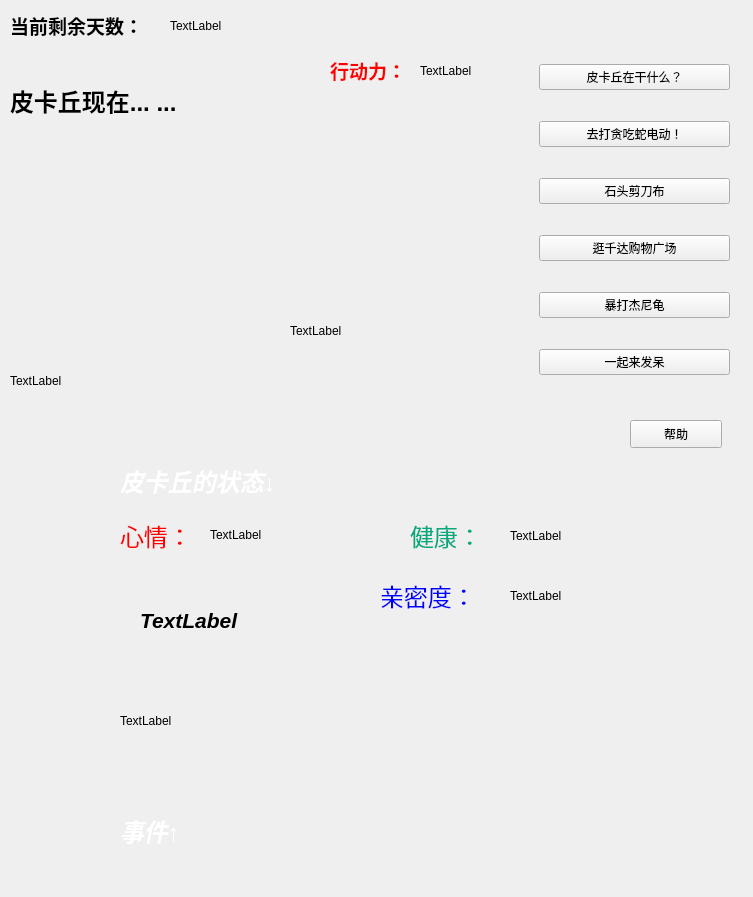
<?xml version="1.0" encoding="UTF-8"?>
<ui version="4.0">
 <class>mainpart</class>
 <widget class="QMainWindow" name="mainpart">
  <property name="geometry">
   <rect>
    <x>0</x>
    <y>0</y>
    <width>753</width>
    <height>897</height>
   </rect>
  </property>
  <property name="windowTitle">
   <string>MainWindow</string>
  </property>
  <property name="styleSheet">
   <string notr="true">#mainpart { 
border-image: url(:/mainwindow/picture/backgtound.png); 
} 
#mainpart * { 
border-image:url();}</string>
  </property>
  <widget class="QWidget" name="centralwidget">
   <widget class="QLabel" name="label">
    <property name="geometry">
     <rect>
      <x>0</x>
      <y>0</y>
      <width>751</width>
      <height>41</height>
     </rect>
    </property>
    <property name="text">
     <string>&lt;html&gt;&lt;head/&gt;&lt;body&gt;&lt;p&gt;&lt;img src=&quot;:/mainwindow/picture/white.jpg&quot;/&gt;&lt;/p&gt;&lt;/body&gt;&lt;/html&gt;</string>
    </property>
   </widget>
   <widget class="QLabel" name="label_2">
    <property name="geometry">
     <rect>
      <x>10</x>
      <y>10</y>
      <width>241</width>
      <height>31</height>
     </rect>
    </property>
    <property name="text">
     <string>&lt;html&gt;&lt;head/&gt;&lt;body&gt;&lt;p&gt;&lt;span style=&quot; font-size:14pt; font-weight:600;&quot;&gt;当前剩余天数：&lt;/span&gt;&lt;/p&gt;&lt;/body&gt;&lt;/html&gt;</string>
    </property>
   </widget>
   <widget class="QLabel" name="label_3">
    <property name="geometry">
     <rect>
      <x>170</x>
      <y>0</y>
      <width>72</width>
      <height>51</height>
     </rect>
    </property>
    <property name="text">
     <string>TextLabel</string>
    </property>
   </widget>
   <widget class="QLabel" name="label_4">
    <property name="geometry">
     <rect>
      <x>0</x>
      <y>20</y>
      <width>521</width>
      <height>401</height>
     </rect>
    </property>
    <property name="text">
     <string>&lt;html&gt;&lt;head/&gt;&lt;body&gt;&lt;p&gt;&lt;img src=&quot;:/mainwindow/picture/dayly.png&quot;/&gt;&lt;/p&gt;&lt;/body&gt;&lt;/html&gt;</string>
    </property>
   </widget>
   <widget class="QLabel" name="label_5">
    <property name="geometry">
     <rect>
      <x>330</x>
      <y>0</y>
      <width>451</width>
      <height>41</height>
     </rect>
    </property>
    <property name="text">
     <string>&lt;html&gt;&lt;head/&gt;&lt;body&gt;&lt;p&gt;&lt;img src=&quot;:/mainwindow/picture/white.jpg&quot;/&gt;&lt;/p&gt;&lt;/body&gt;&lt;/html&gt;</string>
    </property>
   </widget>
   <widget class="QLabel" name="label_6">
    <property name="geometry">
     <rect>
      <x>10</x>
      <y>60</y>
      <width>201</width>
      <height>81</height>
     </rect>
    </property>
    <property name="text">
     <string>&lt;html&gt;&lt;head/&gt;&lt;body&gt;&lt;p&gt;&lt;span style=&quot; font-size:18pt; font-weight:600;&quot;&gt;皮卡丘现在... ...&lt;/span&gt;&lt;/p&gt;&lt;/body&gt;&lt;/html&gt;</string>
    </property>
   </widget>
   <widget class="QLabel" name="label_7">
    <property name="geometry">
     <rect>
      <x>10</x>
      <y>360</y>
      <width>471</width>
      <height>41</height>
     </rect>
    </property>
    <property name="text">
     <string>TextLabel</string>
    </property>
   </widget>
   <widget class="QWidget" name="verticalLayoutWidget">
    <property name="geometry">
     <rect>
      <x>539</x>
      <y>39</y>
      <width>191</width>
      <height>361</height>
     </rect>
    </property>
    <layout class="QVBoxLayout" name="verticalLayout">
     <item>
      <widget class="QPushButton" name="pushButton_3">
       <property name="styleSheet">
        <string notr="true">image: url(:/mainwindow/picture/timg.jpg);</string>
       </property>
       <property name="text">
        <string>皮卡丘在干什么？</string>
       </property>
      </widget>
     </item>
     <item>
      <widget class="QPushButton" name="pushButton_4">
       <property name="text">
        <string>去打贪吃蛇电动！</string>
       </property>
      </widget>
     </item>
     <item>
      <widget class="QPushButton" name="pushButton_5">
       <property name="text">
        <string>石头剪刀布</string>
       </property>
      </widget>
     </item>
     <item>
      <widget class="QPushButton" name="pushButton_6">
       <property name="text">
        <string>逛千达购物广场</string>
       </property>
      </widget>
     </item>
     <item>
      <widget class="QPushButton" name="pushButton_2">
       <property name="text">
        <string>暴打杰尼龟</string>
       </property>
      </widget>
     </item>
     <item>
      <widget class="QPushButton" name="pushButton">
       <property name="text">
        <string>一起来发呆</string>
       </property>
      </widget>
     </item>
    </layout>
   </widget>
   <widget class="QLabel" name="label_8">
    <property name="geometry">
     <rect>
      <x>120</x>
      <y>490</y>
      <width>541</width>
      <height>331</height>
     </rect>
    </property>
    <property name="text">
     <string>&lt;html&gt;&lt;head/&gt;&lt;body&gt;&lt;p&gt;&lt;img src=&quot;:/mainwindow/picture/back.jpg&quot;/&gt;&lt;/p&gt;&lt;/body&gt;&lt;/html&gt;</string>
    </property>
   </widget>
   <widget class="QLabel" name="label_9">
    <property name="geometry">
     <rect>
      <x>330</x>
      <y>50</y>
      <width>81</width>
      <height>41</height>
     </rect>
    </property>
    <property name="text">
     <string>&lt;html&gt;&lt;head/&gt;&lt;body&gt;&lt;p&gt;&lt;span style=&quot; font-size:14pt; font-weight:600; color:#ff0000;&quot;&gt;行动力：&lt;/span&gt;&lt;/p&gt;&lt;/body&gt;&lt;/html&gt;</string>
    </property>
   </widget>
   <widget class="QLabel" name="label_10">
    <property name="geometry">
     <rect>
      <x>420</x>
      <y>60</y>
      <width>72</width>
      <height>21</height>
     </rect>
    </property>
    <property name="text">
     <string>TextLabel</string>
    </property>
   </widget>
   <widget class="QLabel" name="label_11">
    <property name="geometry">
     <rect>
      <x>120</x>
      <y>450</y>
      <width>211</width>
      <height>61</height>
     </rect>
    </property>
    <property name="text">
     <string>&lt;html&gt;&lt;head/&gt;&lt;body&gt;&lt;p&gt;&lt;span style=&quot; font-size:18pt; font-weight:600; font-style:italic; color:#ffffff;&quot;&gt;皮卡丘的状态↓&lt;/span&gt;&lt;/p&gt;&lt;/body&gt;&lt;/html&gt;</string>
    </property>
   </widget>
   <widget class="QLabel" name="label_12">
    <property name="geometry">
     <rect>
      <x>120</x>
      <y>510</y>
      <width>91</width>
      <height>51</height>
     </rect>
    </property>
    <property name="text">
     <string>&lt;html&gt;&lt;head/&gt;&lt;body&gt;&lt;p&gt;&lt;span style=&quot; font-size:18pt; color:#ff0000;&quot;&gt;心情：&lt;/span&gt;&lt;/p&gt;&lt;/body&gt;&lt;/html&gt;</string>
    </property>
   </widget>
   <widget class="QLabel" name="label_13">
    <property name="geometry">
     <rect>
      <x>210</x>
      <y>514</y>
      <width>91</width>
      <height>41</height>
     </rect>
    </property>
    <property name="text">
     <string>TextLabel</string>
    </property>
   </widget>
   <widget class="QPushButton" name="pushButton_7">
    <property name="geometry">
     <rect>
      <x>630</x>
      <y>420</y>
      <width>92</width>
      <height>28</height>
     </rect>
    </property>
    <property name="text">
     <string>帮助</string>
    </property>
   </widget>
   <widget class="QLabel" name="label_14">
    <property name="geometry">
     <rect>
      <x>410</x>
      <y>510</y>
      <width>111</width>
      <height>51</height>
     </rect>
    </property>
    <property name="text">
     <string>&lt;html&gt;&lt;head/&gt;&lt;body&gt;&lt;p&gt;&lt;span style=&quot; font-size:18pt; color:#00aa7f;&quot;&gt;健康：&lt;/span&gt;&lt;/p&gt;&lt;/body&gt;&lt;/html&gt;</string>
    </property>
   </widget>
   <widget class="QLabel" name="label_15">
    <property name="geometry">
     <rect>
      <x>510</x>
      <y>520</y>
      <width>72</width>
      <height>31</height>
     </rect>
    </property>
    <property name="text">
     <string>TextLabel</string>
    </property>
   </widget>
   <widget class="QLabel" name="label_16">
    <property name="geometry">
     <rect>
      <x>120</x>
      <y>800</y>
      <width>211</width>
      <height>61</height>
     </rect>
    </property>
    <property name="text">
     <string>&lt;html&gt;&lt;head/&gt;&lt;body&gt;&lt;p&gt;&lt;span style=&quot; font-size:18pt; font-weight:600; font-style:italic; color:#ffffff;&quot;&gt;事件↑&lt;/span&gt;&lt;/p&gt;&lt;/body&gt;&lt;/html&gt;</string>
    </property>
   </widget>
   <widget class="QLabel" name="label_17">
    <property name="geometry">
     <rect>
      <x>120</x>
      <y>650</y>
      <width>291</width>
      <height>151</height>
     </rect>
    </property>
    <property name="text">
     <string>&lt;html&gt;&lt;head/&gt;&lt;body&gt;&lt;p&gt;&lt;img src=&quot;:/mainwindow/picture/white.jpg&quot;/&gt;&lt;/p&gt;&lt;/body&gt;&lt;/html&gt;</string>
    </property>
   </widget>
   <widget class="QLabel" name="label_18">
    <property name="geometry">
     <rect>
      <x>120</x>
      <y>650</y>
      <width>281</width>
      <height>141</height>
     </rect>
    </property>
    <property name="text">
     <string>TextLabel</string>
    </property>
   </widget>
   <widget class="QLabel" name="label_19">
    <property name="geometry">
     <rect>
      <x>140</x>
      <y>600</y>
      <width>151</width>
      <height>41</height>
     </rect>
    </property>
    <property name="text">
     <string>&lt;html&gt;&lt;head/&gt;&lt;body&gt;&lt;p&gt;&lt;span style=&quot; font-size:16pt; font-weight:600; font-style:italic;&quot;&gt;TextLabel&lt;/span&gt;&lt;/p&gt;&lt;/body&gt;&lt;/html&gt;</string>
    </property>
   </widget>
   <widget class="QLabel" name="label_20">
    <property name="geometry">
     <rect>
      <x>380</x>
      <y>570</y>
      <width>111</width>
      <height>51</height>
     </rect>
    </property>
    <property name="text">
     <string>&lt;html&gt;&lt;head/&gt;&lt;body&gt;&lt;p&gt;&lt;span style=&quot; font-size:18pt; color:#0000ff;&quot;&gt;亲密度：&lt;/span&gt;&lt;/p&gt;&lt;/body&gt;&lt;/html&gt;</string>
    </property>
   </widget>
   <widget class="QLabel" name="label_21">
    <property name="geometry">
     <rect>
      <x>510</x>
      <y>580</y>
      <width>72</width>
      <height>31</height>
     </rect>
    </property>
    <property name="text">
     <string>TextLabel</string>
    </property>
   </widget>
   <widget class="QLabel" name="label_22">
    <property name="geometry">
     <rect>
      <x>290</x>
      <y>250</y>
      <width>201</width>
      <height>161</height>
     </rect>
    </property>
    <property name="text">
     <string>TextLabel</string>
    </property>
   </widget>
  </widget>
 </widget>
 <resources/>
 <connections/>
</ui>
